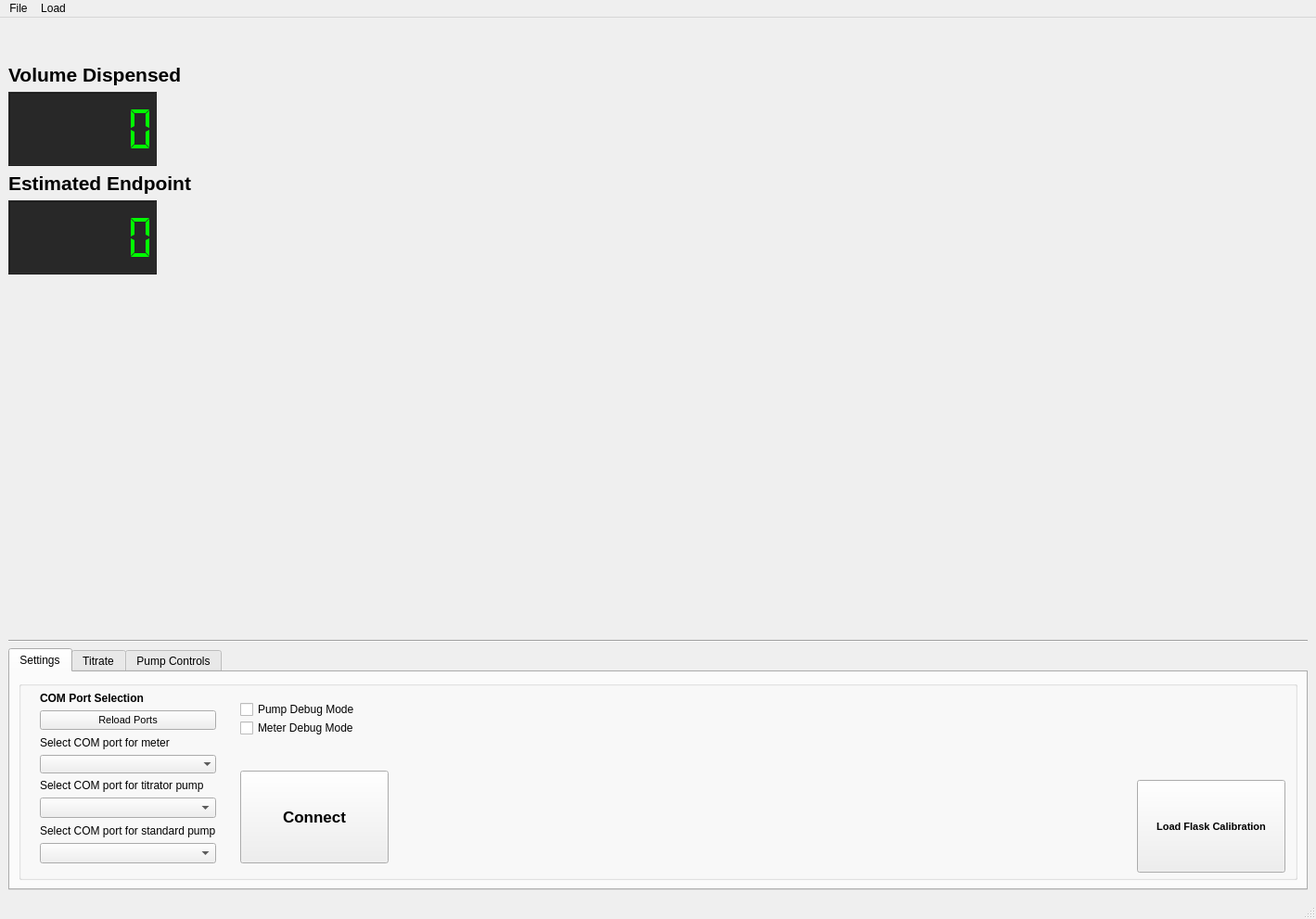
<?xml version="1.0" encoding="UTF-8"?>
<ui version="4.0">
 <class>MainWindow</class>
 <widget class="QMainWindow" name="MainWindow">
  <property name="geometry">
   <rect>
    <x>0</x>
    <y>0</y>
    <width>1419</width>
    <height>991</height>
   </rect>
  </property>
  <property name="windowTitle">
   <string>Winkler Titrator</string>
  </property>
  <property name="styleSheet">
   <string notr="true"/>
  </property>
  <widget class="QWidget" name="centralwidget">
   <property name="sizePolicy">
    <sizepolicy hsizetype="Expanding" vsizetype="Expanding">
     <horstretch>0</horstretch>
     <verstretch>0</verstretch>
    </sizepolicy>
   </property>
   <property name="styleSheet">
    <string notr="true"/>
   </property>
   <layout class="QGridLayout" name="gridLayout">
    <item row="0" column="0">
     <layout class="QVBoxLayout" name="verticalLayout" stretch="3,0,0">
      <item>
       <layout class="QHBoxLayout" name="horizontalLayout_upper">
        <item>
         <widget class="MplWidget" name="widget_MPL" native="true">
          <property name="sizePolicy">
           <sizepolicy hsizetype="Preferred" vsizetype="Preferred">
            <horstretch>0</horstretch>
            <verstretch>4</verstretch>
           </sizepolicy>
          </property>
          <property name="minimumSize">
           <size>
            <width>300</width>
            <height>0</height>
           </size>
          </property>
          <property name="baseSize">
           <size>
            <width>4</width>
            <height>0</height>
           </size>
          </property>
          <widget class="QWidget" name="layoutWidget">
           <property name="geometry">
            <rect>
             <x>0</x>
             <y>40</y>
             <width>698</width>
             <height>661</height>
            </rect>
           </property>
           <layout class="QVBoxLayout" name="verticalLayout_2">
            <item>
             <widget class="QLabel" name="label">
              <property name="font">
               <font>
                <pointsize>16</pointsize>
                <bold>true</bold>
               </font>
              </property>
              <property name="styleSheet">
               <string notr="true"/>
              </property>
              <property name="text">
               <string>Volume Dispensed</string>
              </property>
              <property name="alignment">
               <set>Qt::AlignmentFlag::AlignBottom|Qt::AlignmentFlag::AlignLeading|Qt::AlignmentFlag::AlignLeft</set>
              </property>
             </widget>
            </item>
            <item alignment="Qt::AlignmentFlag::AlignVCenter">
             <widget class="QLCDNumber" name="lcdNumber_dispensed">
              <property name="sizePolicy">
               <sizepolicy hsizetype="Fixed" vsizetype="Fixed">
                <horstretch>0</horstretch>
                <verstretch>0</verstretch>
               </sizepolicy>
              </property>
              <property name="minimumSize">
               <size>
                <width>160</width>
                <height>80</height>
               </size>
              </property>
              <property name="baseSize">
               <size>
                <width>160</width>
                <height>100</height>
               </size>
              </property>
              <property name="styleSheet">
               <string notr="true">background-color: rgb(40, 40, 40);
color: rgb(0, 255, 0);</string>
              </property>
              <property name="digitCount">
               <number>6</number>
              </property>
              <property name="segmentStyle">
               <enum>QLCDNumber::SegmentStyle::Flat</enum>
              </property>
              <property name="value" stdset="0">
               <double>0.000000000000000</double>
              </property>
             </widget>
            </item>
            <item>
             <widget class="QLabel" name="label_2">
              <property name="font">
               <font>
                <pointsize>16</pointsize>
                <bold>true</bold>
               </font>
              </property>
              <property name="styleSheet">
               <string notr="true"/>
              </property>
              <property name="text">
               <string>Estimated Endpoint</string>
              </property>
              <property name="alignment">
               <set>Qt::AlignmentFlag::AlignBottom|Qt::AlignmentFlag::AlignLeading|Qt::AlignmentFlag::AlignLeft</set>
              </property>
             </widget>
            </item>
            <item alignment="Qt::AlignmentFlag::AlignVCenter">
             <widget class="QLCDNumber" name="lcdNumber_endpoint">
              <property name="sizePolicy">
               <sizepolicy hsizetype="Fixed" vsizetype="Fixed">
                <horstretch>0</horstretch>
                <verstretch>0</verstretch>
               </sizepolicy>
              </property>
              <property name="minimumSize">
               <size>
                <width>160</width>
                <height>80</height>
               </size>
              </property>
              <property name="styleSheet">
               <string notr="true">color:rgb(0, 255, 0);
background-color: rgb(40, 40, 40);
border-color: rgb(0, 116, 0);</string>
              </property>
              <property name="smallDecimalPoint">
               <bool>false</bool>
              </property>
              <property name="digitCount">
               <number>6</number>
              </property>
              <property name="segmentStyle">
               <enum>QLCDNumber::SegmentStyle::Flat</enum>
              </property>
              <property name="value" stdset="0">
               <double>0.000000000000000</double>
              </property>
              <property name="intValue" stdset="0">
               <number>0</number>
              </property>
             </widget>
            </item>
            <item>
             <spacer name="verticalSpacer">
              <property name="orientation">
               <enum>Qt::Orientation::Vertical</enum>
              </property>
              <property name="sizeHint" stdset="0">
               <size>
                <width>20</width>
                <height>40</height>
               </size>
              </property>
             </spacer>
            </item>
           </layout>
          </widget>
         </widget>
        </item>
       </layout>
      </item>
      <item>
       <widget class="Line" name="line">
        <property name="orientation">
         <enum>Qt::Orientation::Horizontal</enum>
        </property>
       </widget>
      </item>
      <item>
       <widget class="QTabWidget" name="tabs">
        <property name="minimumSize">
         <size>
          <width>0</width>
          <height>261</height>
         </size>
        </property>
        <property name="tabShape">
         <enum>QTabWidget::TabShape::Rounded</enum>
        </property>
        <property name="currentIndex">
         <number>0</number>
        </property>
        <property name="usesScrollButtons">
         <bool>true</bool>
        </property>
        <property name="documentMode">
         <bool>false</bool>
        </property>
        <property name="tabsClosable">
         <bool>false</bool>
        </property>
        <widget class="QWidget" name="tab_Settings">
         <attribute name="title">
          <string>Settings</string>
         </attribute>
         <layout class="QHBoxLayout" name="horizontalLayout">
          <item>
           <widget class="QGroupBox" name="horizontalGroupBox_2">
            <layout class="QHBoxLayout" name="horizontalLayout_2">
             <property name="leftMargin">
              <number>10</number>
             </property>
             <property name="topMargin">
              <number>5</number>
             </property>
             <property name="rightMargin">
              <number>10</number>
             </property>
             <property name="bottomMargin">
              <number>5</number>
             </property>
             <item>
              <layout class="QVBoxLayout" name="verticalLayout_4">
               <property name="leftMargin">
                <number>10</number>
               </property>
               <property name="topMargin">
                <number>0</number>
               </property>
               <property name="rightMargin">
                <number>10</number>
               </property>
               <property name="bottomMargin">
                <number>10</number>
               </property>
               <item>
                <widget class="QLabel" name="label_12">
                 <property name="font">
                  <font>
                   <bold>true</bold>
                  </font>
                 </property>
                 <property name="text">
                  <string>COM Port Selection</string>
                 </property>
                </widget>
               </item>
               <item>
                <widget class="QPushButton" name="pushButton_reload">
                 <property name="font">
                  <font>
                   <pointsize>8</pointsize>
                   <bold>false</bold>
                  </font>
                 </property>
                 <property name="text">
                  <string>Reload Ports</string>
                 </property>
                </widget>
               </item>
               <item>
                <widget class="QLabel" name="label_5">
                 <property name="text">
                  <string>Select COM port for meter</string>
                 </property>
                 <property name="alignment">
                  <set>Qt::AlignmentFlag::AlignBottom|Qt::AlignmentFlag::AlignLeading|Qt::AlignmentFlag::AlignLeft</set>
                 </property>
                </widget>
               </item>
               <item>
                <widget class="QComboBox" name="comboBox_meter">
                 <property name="currentText">
                  <string/>
                 </property>
                 <property name="currentIndex">
                  <number>-1</number>
                 </property>
                 <property name="frame">
                  <bool>false</bool>
                 </property>
                </widget>
               </item>
               <item>
                <widget class="QLabel" name="label_6">
                 <property name="layoutDirection">
                  <enum>Qt::LayoutDirection::LeftToRight</enum>
                 </property>
                 <property name="autoFillBackground">
                  <bool>false</bool>
                 </property>
                 <property name="text">
                  <string>Select COM port for titrator pump</string>
                 </property>
                 <property name="alignment">
                  <set>Qt::AlignmentFlag::AlignBottom|Qt::AlignmentFlag::AlignLeading|Qt::AlignmentFlag::AlignLeft</set>
                 </property>
                </widget>
               </item>
               <item>
                <widget class="QComboBox" name="comboBox_pump"/>
               </item>
               <item>
                <widget class="QLabel" name="label_7">
                 <property name="minimumSize">
                  <size>
                   <width>0</width>
                   <height>0</height>
                  </size>
                 </property>
                 <property name="text">
                  <string>Select COM port for standard pump</string>
                 </property>
                 <property name="scaledContents">
                  <bool>false</bool>
                 </property>
                 <property name="alignment">
                  <set>Qt::AlignmentFlag::AlignBottom|Qt::AlignmentFlag::AlignLeading|Qt::AlignmentFlag::AlignLeft</set>
                 </property>
                 <property name="margin">
                  <number>2</number>
                 </property>
                </widget>
               </item>
               <item>
                <widget class="QComboBox" name="comboBox_standard"/>
               </item>
              </layout>
             </item>
             <item>
              <layout class="QVBoxLayout" name="verticalLayout_5">
               <property name="spacing">
                <number>0</number>
               </property>
               <property name="sizeConstraint">
                <enum>QLayout::SizeConstraint::SetFixedSize</enum>
               </property>
               <property name="leftMargin">
                <number>10</number>
               </property>
               <property name="topMargin">
                <number>10</number>
               </property>
               <property name="rightMargin">
                <number>10</number>
               </property>
               <property name="bottomMargin">
                <number>10</number>
               </property>
               <item>
                <widget class="QCheckBox" name="checkBox_pumpDebug">
                 <property name="toolTip">
                  <string>Enable debug output for pump operations</string>
                 </property>
                 <property name="text">
                  <string>Pump Debug Mode</string>
                 </property>
                </widget>
               </item>
               <item>
                <widget class="QCheckBox" name="checkBox_meterDebug">
                 <property name="text">
                  <string>Meter Debug Mode</string>
                 </property>
                </widget>
               </item>
               <item alignment="Qt::AlignmentFlag::AlignBottom">
                <widget class="QPushButton" name="pushButton_connect">
                 <property name="minimumSize">
                  <size>
                   <width>160</width>
                   <height>100</height>
                  </size>
                 </property>
                 <property name="font">
                  <font>
                   <pointsize>13</pointsize>
                   <bold>true</bold>
                  </font>
                 </property>
                 <property name="text">
                  <string>Connect</string>
                 </property>
                </widget>
               </item>
              </layout>
             </item>
             <item>
              <widget class="QFrame" name="frame">
               <property name="frameShape">
                <enum>QFrame::Shape::StyledPanel</enum>
               </property>
               <property name="frameShadow">
                <enum>QFrame::Shadow::Raised</enum>
               </property>
              </widget>
             </item>
             <item>
              <spacer name="horizontalSpacer_5">
               <property name="orientation">
                <enum>Qt::Orientation::Horizontal</enum>
               </property>
               <property name="sizeHint" stdset="0">
                <size>
                 <width>40</width>
                 <height>20</height>
                </size>
               </property>
              </spacer>
             </item>
             <item alignment="Qt::AlignmentFlag::AlignBottom">
              <widget class="QPushButton" name="pushButton_flask">
               <property name="minimumSize">
                <size>
                 <width>160</width>
                 <height>100</height>
                </size>
               </property>
               <property name="baseSize">
                <size>
                 <width>0</width>
                 <height>100</height>
                </size>
               </property>
               <property name="font">
                <font>
                 <pointsize>8</pointsize>
                 <bold>true</bold>
                </font>
               </property>
               <property name="text">
                <string>Load Flask Calibration</string>
               </property>
              </widget>
             </item>
            </layout>
           </widget>
          </item>
         </layout>
        </widget>
        <widget class="QWidget" name="tab_Sample">
         <attribute name="title">
          <string>Titrate</string>
         </attribute>
         <layout class="QHBoxLayout" name="horizontalLayout_lower">
          <item>
           <layout class="QVBoxLayout" name="verticalLayout_6">
            <item>
             <widget class="QLabel" name="label_11">
              <property name="sizePolicy">
               <sizepolicy hsizetype="Fixed" vsizetype="Fixed">
                <horstretch>0</horstretch>
                <verstretch>0</verstretch>
               </sizepolicy>
              </property>
              <property name="font">
               <font>
                <pointsize>10</pointsize>
                <bold>true</bold>
               </font>
              </property>
              <property name="text">
               <string>Manual Titration</string>
              </property>
             </widget>
            </item>
            <item>
             <widget class="QPushButton" name="pushButton_1uL">
              <property name="text">
               <string>+ 1 uL</string>
              </property>
             </widget>
            </item>
            <item>
             <widget class="QPushButton" name="pushButton_10uL">
              <property name="text">
               <string>+ 10 uL</string>
              </property>
             </widget>
            </item>
            <item>
             <widget class="QPushButton" name="pushButton_100uL">
              <property name="text">
               <string>+ 100 uL</string>
              </property>
             </widget>
            </item>
            <item>
             <widget class="QPushButton" name="pushButton_1000uL">
              <property name="text">
               <string>+ 1000 uL</string>
              </property>
             </widget>
            </item>
            <item>
             <widget class="QPushButton" name="pushButton_5000uL">
              <property name="text">
               <string>+ 5000 uL</string>
              </property>
             </widget>
            </item>
           </layout>
          </item>
          <item>
           <spacer name="horizontalSpacer">
            <property name="orientation">
             <enum>Qt::Orientation::Horizontal</enum>
            </property>
            <property name="sizeHint" stdset="0">
             <size>
              <width>40</width>
              <height>20</height>
             </size>
            </property>
           </spacer>
          </item>
          <item>
           <layout class="QVBoxLayout" name="verticalLayout_3">
            <item>
             <layout class="QHBoxLayout" name="horizontalLayout_4">
              <item>
               <layout class="QVBoxLayout" name="verticalLayout_7">
                <property name="spacing">
                 <number>0</number>
                </property>
                <property name="leftMargin">
                 <number>10</number>
                </property>
                <property name="topMargin">
                 <number>10</number>
                </property>
                <property name="rightMargin">
                 <number>10</number>
                </property>
                <property name="bottomMargin">
                 <number>10</number>
                </property>
                <item>
                 <spacer name="verticalSpacer_2">
                  <property name="orientation">
                   <enum>Qt::Orientation::Vertical</enum>
                  </property>
                  <property name="sizeType">
                   <enum>QSizePolicy::Policy::Fixed</enum>
                  </property>
                  <property name="sizeHint" stdset="0">
                   <size>
                    <width>20</width>
                    <height>50</height>
                   </size>
                  </property>
                 </spacer>
                </item>
                <item>
                 <widget class="QLabel" name="label_4">
                  <property name="sizePolicy">
                   <sizepolicy hsizetype="Preferred" vsizetype="Preferred">
                    <horstretch>0</horstretch>
                    <verstretch>0</verstretch>
                   </sizepolicy>
                  </property>
                  <property name="minimumSize">
                   <size>
                    <width>10</width>
                    <height>10</height>
                   </size>
                  </property>
                  <property name="maximumSize">
                   <size>
                    <width>16777215</width>
                    <height>20</height>
                   </size>
                  </property>
                  <property name="font">
                   <font>
                    <pointsize>10</pointsize>
                    <bold>true</bold>
                   </font>
                  </property>
                  <property name="text">
                   <string>Initial Guess (uL)</string>
                  </property>
                  <property name="alignment">
                   <set>Qt::AlignmentFlag::AlignBottom|Qt::AlignmentFlag::AlignLeading|Qt::AlignmentFlag::AlignLeft</set>
                  </property>
                 </widget>
                </item>
                <item>
                 <widget class="QSpinBox" name="spinBox_guess">
                  <property name="font">
                   <font>
                    <pointsize>10</pointsize>
                   </font>
                  </property>
                  <property name="alignment">
                   <set>Qt::AlignmentFlag::AlignRight|Qt::AlignmentFlag::AlignTrailing|Qt::AlignmentFlag::AlignVCenter</set>
                  </property>
                  <property name="buttonSymbols">
                   <enum>QAbstractSpinBox::ButtonSymbols::UpDownArrows</enum>
                  </property>
                  <property name="maximum">
                   <number>2000</number>
                  </property>
                  <property name="singleStep">
                   <number>100</number>
                  </property>
                  <property name="value">
                   <number>500</number>
                  </property>
                 </widget>
                </item>
                <item>
                 <widget class="QCheckBox" name="checkBox_zoom">
                  <property name="font">
                   <font>
                    <pointsize>10</pointsize>
                    <bold>true</bold>
                   </font>
                  </property>
                  <property name="text">
                   <string>Zoom View</string>
                  </property>
                 </widget>
                </item>
                <item>
                 <widget class="QCheckBox" name="checkBox_rapid">
                  <property name="font">
                   <font>
                    <pointsize>10</pointsize>
                    <bold>true</bold>
                   </font>
                  </property>
                  <property name="text">
                   <string>Rapid Mode</string>
                  </property>
                  <property name="checked">
                   <bool>true</bool>
                  </property>
                 </widget>
                </item>
                <item>
                 <widget class="QCheckBox" name="checkBox_gran">
                  <property name="font">
                   <font>
                    <pointsize>10</pointsize>
                    <bold>true</bold>
                   </font>
                  </property>
                  <property name="text">
                   <string>Gran View</string>
                  </property>
                 </widget>
                </item>
               </layout>
              </item>
              <item>
               <layout class="QVBoxLayout" name="verticalLayout_8">
                <property name="spacing">
                 <number>0</number>
                </property>
                <property name="sizeConstraint">
                 <enum>QLayout::SizeConstraint::SetDefaultConstraint</enum>
                </property>
                <property name="leftMargin">
                 <number>10</number>
                </property>
                <property name="topMargin">
                 <number>10</number>
                </property>
                <property name="rightMargin">
                 <number>10</number>
                </property>
                <property name="bottomMargin">
                 <number>10</number>
                </property>
                <item>
                 <widget class="QLabel" name="label_15">
                  <property name="sizePolicy">
                   <sizepolicy hsizetype="Preferred" vsizetype="Preferred">
                    <horstretch>0</horstretch>
                    <verstretch>0</verstretch>
                   </sizepolicy>
                  </property>
                  <property name="maximumSize">
                   <size>
                    <width>16777215</width>
                    <height>30</height>
                   </size>
                  </property>
                  <property name="font">
                   <font>
                    <pointsize>10</pointsize>
                    <bold>true</bold>
                   </font>
                  </property>
                  <property name="text">
                   <string>ID</string>
                  </property>
                  <property name="alignment">
                   <set>Qt::AlignmentFlag::AlignBottom|Qt::AlignmentFlag::AlignLeading|Qt::AlignmentFlag::AlignLeft</set>
                  </property>
                 </widget>
                </item>
                <item>
                 <widget class="QLineEdit" name="lineEdit_id"/>
                </item>
                <item>
                 <widget class="QLabel" name="label_13">
                  <property name="sizePolicy">
                   <sizepolicy hsizetype="Preferred" vsizetype="Preferred">
                    <horstretch>0</horstretch>
                    <verstretch>0</verstretch>
                   </sizepolicy>
                  </property>
                  <property name="maximumSize">
                   <size>
                    <width>16777215</width>
                    <height>40</height>
                   </size>
                  </property>
                  <property name="font">
                   <font>
                    <pointsize>10</pointsize>
                    <bold>true</bold>
                   </font>
                  </property>
                  <property name="text">
                   <string>Thiosulfate
Temperature (degC)</string>
                  </property>
                  <property name="alignment">
                   <set>Qt::AlignmentFlag::AlignBottom|Qt::AlignmentFlag::AlignLeading|Qt::AlignmentFlag::AlignLeft</set>
                  </property>
                 </widget>
                </item>
                <item>
                 <widget class="QDoubleSpinBox" name="doubleSpinBox_thio_t">
                  <property name="font">
                   <font>
                    <pointsize>10</pointsize>
                   </font>
                  </property>
                  <property name="alignment">
                   <set>Qt::AlignmentFlag::AlignRight|Qt::AlignmentFlag::AlignTrailing|Qt::AlignmentFlag::AlignVCenter</set>
                  </property>
                  <property name="buttonSymbols">
                   <enum>QAbstractSpinBox::ButtonSymbols::UpDownArrows</enum>
                  </property>
                  <property name="value">
                   <double>21.000000000000000</double>
                  </property>
                 </widget>
                </item>
                <item>
                 <widget class="QLabel" name="label_14">
                  <property name="maximumSize">
                   <size>
                    <width>16777215</width>
                    <height>40</height>
                   </size>
                  </property>
                  <property name="font">
                   <font>
                    <pointsize>10</pointsize>
                    <bold>true</bold>
                   </font>
                  </property>
                  <property name="text">
                   <string>KIO3
Temperature (degC)</string>
                  </property>
                 </widget>
                </item>
                <item>
                 <widget class="QDoubleSpinBox" name="doubleSpinBox_kio3_temp">
                  <property name="font">
                   <font>
                    <pointsize>10</pointsize>
                   </font>
                  </property>
                  <property name="layoutDirection">
                   <enum>Qt::LayoutDirection::LeftToRight</enum>
                  </property>
                  <property name="alignment">
                   <set>Qt::AlignmentFlag::AlignRight|Qt::AlignmentFlag::AlignTrailing|Qt::AlignmentFlag::AlignVCenter</set>
                  </property>
                  <property name="value">
                   <double>21.000000000000000</double>
                  </property>
                 </widget>
                </item>
               </layout>
              </item>
              <item>
               <layout class="QVBoxLayout" name="verticalLayout_10">
                <property name="spacing">
                 <number>0</number>
                </property>
                <property name="sizeConstraint">
                 <enum>QLayout::SizeConstraint::SetFixedSize</enum>
                </property>
                <property name="leftMargin">
                 <number>10</number>
                </property>
                <property name="rightMargin">
                 <number>10</number>
                </property>
                <item>
                 <widget class="QLabel" name="label_3">
                  <property name="sizePolicy">
                   <sizepolicy hsizetype="Fixed" vsizetype="Fixed">
                    <horstretch>0</horstretch>
                    <verstretch>0</verstretch>
                   </sizepolicy>
                  </property>
                  <property name="font">
                   <font>
                    <pointsize>10</pointsize>
                    <bold>true</bold>
                   </font>
                  </property>
                  <property name="text">
                   <string>Select Flask</string>
                  </property>
                 </widget>
                </item>
                <item>
                 <widget class="QComboBox" name="comboBox_flasks">
                  <property name="sizePolicy">
                   <sizepolicy hsizetype="Fixed" vsizetype="Fixed">
                    <horstretch>0</horstretch>
                    <verstretch>0</verstretch>
                   </sizepolicy>
                  </property>
                  <property name="minimumSize">
                   <size>
                    <width>160</width>
                    <height>0</height>
                   </size>
                  </property>
                  <property name="baseSize">
                   <size>
                    <width>2</width>
                    <height>0</height>
                   </size>
                  </property>
                 </widget>
                </item>
                <item>
                 <widget class="QLabel" name="label_8">
                  <property name="sizePolicy">
                   <sizepolicy hsizetype="Fixed" vsizetype="Fixed">
                    <horstretch>0</horstretch>
                    <verstretch>0</verstretch>
                   </sizepolicy>
                  </property>
                  <property name="font">
                   <font>
                    <pointsize>10</pointsize>
                    <bold>true</bold>
                   </font>
                  </property>
                  <property name="lineWidth">
                   <number>-2</number>
                  </property>
                  <property name="text">
                   <string>Select Sample Type</string>
                  </property>
                  <property name="textFormat">
                   <enum>Qt::TextFormat::AutoText</enum>
                  </property>
                  <property name="scaledContents">
                   <bool>false</bool>
                  </property>
                  <property name="alignment">
                   <set>Qt::AlignmentFlag::AlignBottom|Qt::AlignmentFlag::AlignLeading|Qt::AlignmentFlag::AlignLeft</set>
                  </property>
                  <property name="wordWrap">
                   <bool>false</bool>
                  </property>
                  <property name="margin">
                   <number>4</number>
                  </property>
                 </widget>
                </item>
                <item>
                 <widget class="QPushButton" name="pushButton_sample_type">
                  <property name="focusPolicy">
                   <enum>Qt::FocusPolicy::StrongFocus</enum>
                  </property>
                  <property name="styleSheet">
                   <string notr="true"/>
                  </property>
                  <property name="text">
                   <string>Sample</string>
                  </property>
                  <property name="checkable">
                   <bool>true</bool>
                  </property>
                  <property name="checked">
                   <bool>true</bool>
                  </property>
                  <property name="autoExclusive">
                   <bool>true</bool>
                  </property>
                 </widget>
                </item>
                <item>
                 <widget class="QPushButton" name="pushButton_standard_type">
                  <property name="focusPolicy">
                   <enum>Qt::FocusPolicy::StrongFocus</enum>
                  </property>
                  <property name="styleSheet">
                   <string notr="true"/>
                  </property>
                  <property name="text">
                   <string>Standard</string>
                  </property>
                  <property name="checkable">
                   <bool>true</bool>
                  </property>
                  <property name="autoExclusive">
                   <bool>true</bool>
                  </property>
                 </widget>
                </item>
                <item>
                 <widget class="QPushButton" name="pushButton_sea_water_blank_type">
                  <property name="focusPolicy">
                   <enum>Qt::FocusPolicy::StrongFocus</enum>
                  </property>
                  <property name="toolTip">
                   <string extracomment="Sea Water Blank"/>
                  </property>
                  <property name="styleSheet">
                   <string notr="true"/>
                  </property>
                  <property name="text">
                   <string>Sea Water Blank</string>
                  </property>
                  <property name="checkable">
                   <bool>true</bool>
                  </property>
                  <property name="autoExclusive">
                   <bool>true</bool>
                  </property>
                 </widget>
                </item>
                <item>
                 <widget class="QPushButton" name="pushButton_di_water_blank_type">
                  <property name="toolTip">
                   <string extracomment="DI Water Blank"/>
                  </property>
                  <property name="text">
                   <string>DI Water Blank</string>
                  </property>
                  <property name="checkable">
                   <bool>true</bool>
                  </property>
                  <property name="autoExclusive">
                   <bool>true</bool>
                  </property>
                 </widget>
                </item>
               </layout>
              </item>
              <item>
               <layout class="QHBoxLayout" name="horizontalLayout_5">
                <property name="leftMargin">
                 <number>10</number>
                </property>
                <property name="topMargin">
                 <number>10</number>
                </property>
                <property name="rightMargin">
                 <number>10</number>
                </property>
                <property name="bottomMargin">
                 <number>10</number>
                </property>
                <item>
                 <widget class="QPushButton" name="pushButton_titrate">
                  <property name="sizePolicy">
                   <sizepolicy hsizetype="Fixed" vsizetype="Fixed">
                    <horstretch>1</horstretch>
                    <verstretch>0</verstretch>
                   </sizepolicy>
                  </property>
                  <property name="minimumSize">
                   <size>
                    <width>160</width>
                    <height>50</height>
                   </size>
                  </property>
                  <property name="maximumSize">
                   <size>
                    <width>200</width>
                    <height>200</height>
                   </size>
                  </property>
                  <property name="baseSize">
                   <size>
                    <width>0</width>
                    <height>0</height>
                   </size>
                  </property>
                  <property name="font">
                   <font>
                    <pointsize>13</pointsize>
                    <bold>true</bold>
                   </font>
                  </property>
                  <property name="styleSheet">
                   <string notr="true">background-color: rgb(18, 173, 28);</string>
                  </property>
                  <property name="text">
                   <string>Run
Titration</string>
                  </property>
                  <property name="flat">
                   <bool>false</bool>
                  </property>
                 </widget>
                </item>
                <item>
                 <widget class="QPushButton" name="pushButton_stop_titration">
                  <property name="sizePolicy">
                   <sizepolicy hsizetype="Fixed" vsizetype="Fixed">
                    <horstretch>1</horstretch>
                    <verstretch>0</verstretch>
                   </sizepolicy>
                  </property>
                  <property name="minimumSize">
                   <size>
                    <width>160</width>
                    <height>50</height>
                   </size>
                  </property>
                  <property name="maximumSize">
                   <size>
                    <width>200</width>
                    <height>200</height>
                   </size>
                  </property>
                  <property name="font">
                   <font>
                    <pointsize>13</pointsize>
                    <bold>true</bold>
                   </font>
                  </property>
                  <property name="toolTip">
                   <string>Stop Titration and save results</string>
                  </property>
                  <property name="autoFillBackground">
                   <bool>false</bool>
                  </property>
                  <property name="styleSheet">
                   <string notr="true">background-color: rgb(255, 43, 39);</string>
                  </property>
                  <property name="text">
                   <string>STOP
Titration</string>
                  </property>
                 </widget>
                </item>
               </layout>
              </item>
             </layout>
            </item>
           </layout>
          </item>
         </layout>
        </widget>
        <widget class="QWidget" name="tab_PumpControl">
         <attribute name="title">
          <string>Pump Controls</string>
         </attribute>
         <widget class="QWidget" name="horizontalLayoutWidget_3">
          <property name="geometry">
           <rect>
            <x>0</x>
            <y>-20</y>
            <width>1332</width>
            <height>243</height>
           </rect>
          </property>
          <layout class="QHBoxLayout" name="horizontalLayout_3">
           <item>
            <widget class="QPushButton" name="pushButton_loadStandard">
             <property name="minimumSize">
              <size>
               <width>0</width>
               <height>40</height>
              </size>
             </property>
             <property name="font">
              <font>
               <pointsize>8</pointsize>
               <bold>false</bold>
              </font>
             </property>
             <property name="text">
              <string>Load
Standard</string>
             </property>
            </widget>
           </item>
           <item>
            <widget class="QSpinBox" name="spinBox_standard">
             <property name="minimumSize">
              <size>
               <width>0</width>
               <height>80</height>
              </size>
             </property>
             <property name="font">
              <font>
               <pointsize>16</pointsize>
               <bold>true</bold>
              </font>
             </property>
             <property name="frame">
              <bool>true</bool>
             </property>
             <property name="alignment">
              <set>Qt::AlignmentFlag::AlignCenter</set>
             </property>
             <property name="buttonSymbols">
              <enum>QAbstractSpinBox::ButtonSymbols::PlusMinus</enum>
             </property>
             <property name="maximum">
              <number>10000</number>
             </property>
             <property name="singleStep">
              <number>1000</number>
             </property>
             <property name="value">
              <number>10000</number>
             </property>
            </widget>
           </item>
           <item>
            <widget class="QPushButton" name="pushButton_dispenseStandard">
             <property name="minimumSize">
              <size>
               <width>0</width>
               <height>40</height>
              </size>
             </property>
             <property name="font">
              <font>
               <pointsize>8</pointsize>
               <bold>false</bold>
              </font>
             </property>
             <property name="text">
              <string>Dispense
Standard</string>
             </property>
            </widget>
           </item>
           <item>
            <layout class="QVBoxLayout" name="verticalLayout_9">
             <item>
              <widget class="QPushButton" name="pushButton_fillStandard">
               <property name="font">
                <font>
                 <pointsize>8</pointsize>
                 <bold>false</bold>
                </font>
               </property>
               <property name="text">
                <string>Fill</string>
               </property>
              </widget>
             </item>
             <item>
              <widget class="QLabel" name="label_9">
               <property name="enabled">
                <bool>true</bool>
               </property>
               <property name="sizePolicy">
                <sizepolicy hsizetype="Preferred" vsizetype="Fixed">
                 <horstretch>0</horstretch>
                 <verstretch>0</verstretch>
                </sizepolicy>
               </property>
               <property name="font">
                <font>
                 <pointsize>14</pointsize>
                 <bold>true</bold>
                </font>
               </property>
               <property name="text">
                <string>KIO3 Standard (uL)</string>
               </property>
               <property name="alignment">
                <set>Qt::AlignmentFlag::AlignCenter</set>
               </property>
              </widget>
             </item>
             <item>
              <widget class="QPushButton" name="pushButton_emptyStandard">
               <property name="font">
                <font>
                 <pointsize>8</pointsize>
                 <bold>false</bold>
                </font>
               </property>
               <property name="text">
                <string>Empty</string>
               </property>
              </widget>
             </item>
            </layout>
           </item>
           <item>
            <spacer name="horizontalSpacer_4">
             <property name="orientation">
              <enum>Qt::Orientation::Horizontal</enum>
             </property>
             <property name="sizeHint" stdset="0">
              <size>
               <width>40</width>
               <height>20</height>
              </size>
             </property>
            </spacer>
           </item>
           <item>
            <widget class="QPushButton" name="pushButton_loadThios">
             <property name="minimumSize">
              <size>
               <width>0</width>
               <height>80</height>
              </size>
             </property>
             <property name="font">
              <font>
               <pointsize>8</pointsize>
               <bold>false</bold>
              </font>
             </property>
             <property name="text">
              <string>Load
Thiosulfate</string>
             </property>
            </widget>
           </item>
           <item>
            <layout class="QVBoxLayout" name="verticalLayout_12">
             <item>
              <widget class="QLabel" name="label_10">
               <property name="sizePolicy">
                <sizepolicy hsizetype="Fixed" vsizetype="Fixed">
                 <horstretch>0</horstretch>
                 <verstretch>0</verstretch>
                </sizepolicy>
               </property>
               <property name="font">
                <font>
                 <pointsize>14</pointsize>
                 <bold>true</bold>
                </font>
               </property>
               <property name="text">
                <string>Thiosulfate (uL)</string>
               </property>
               <property name="alignment">
                <set>Qt::AlignmentFlag::AlignCenter</set>
               </property>
              </widget>
             </item>
             <item>
              <widget class="QSpinBox" name="spinBox_thios">
               <property name="minimumSize">
                <size>
                 <width>0</width>
                 <height>80</height>
                </size>
               </property>
               <property name="font">
                <font>
                 <pointsize>16</pointsize>
                 <bold>true</bold>
                </font>
               </property>
               <property name="alignment">
                <set>Qt::AlignmentFlag::AlignCenter</set>
               </property>
               <property name="maximum">
                <number>1000</number>
               </property>
               <property name="singleStep">
                <number>100</number>
               </property>
               <property name="value">
                <number>1000</number>
               </property>
              </widget>
             </item>
            </layout>
           </item>
           <item>
            <widget class="QPushButton" name="pushButton_dispenseThios">
             <property name="minimumSize">
              <size>
               <width>0</width>
               <height>80</height>
              </size>
             </property>
             <property name="font">
              <font>
               <pointsize>8</pointsize>
               <bold>false</bold>
              </font>
             </property>
             <property name="text">
              <string>Dispense
Thiosulfate</string>
             </property>
            </widget>
           </item>
          </layout>
         </widget>
        </widget>
       </widget>
      </item>
     </layout>
    </item>
   </layout>
  </widget>
  <widget class="QMenuBar" name="menubar">
   <property name="geometry">
    <rect>
     <x>0</x>
     <y>0</y>
     <width>1419</width>
     <height>24</height>
    </rect>
   </property>
   <widget class="QMenu" name="menuFile">
    <property name="title">
     <string>File</string>
    </property>
   </widget>
   <widget class="QMenu" name="menuLoad">
    <property name="title">
     <string>Load</string>
    </property>
   </widget>
   <addaction name="menuFile"/>
   <addaction name="menuLoad"/>
  </widget>
  <widget class="QStatusBar" name="statusbar"/>
 </widget>
 <customwidgets>
  <customwidget>
   <class>MplWidget</class>
   <extends>QWidget</extends>
   <header>mplwidget</header>
   <container>1</container>
  </customwidget>
 </customwidgets>
 <resources/>
 <connections/>
 <slots>
  <slot>flask_clicked()</slot>
 </slots>
</ui>
